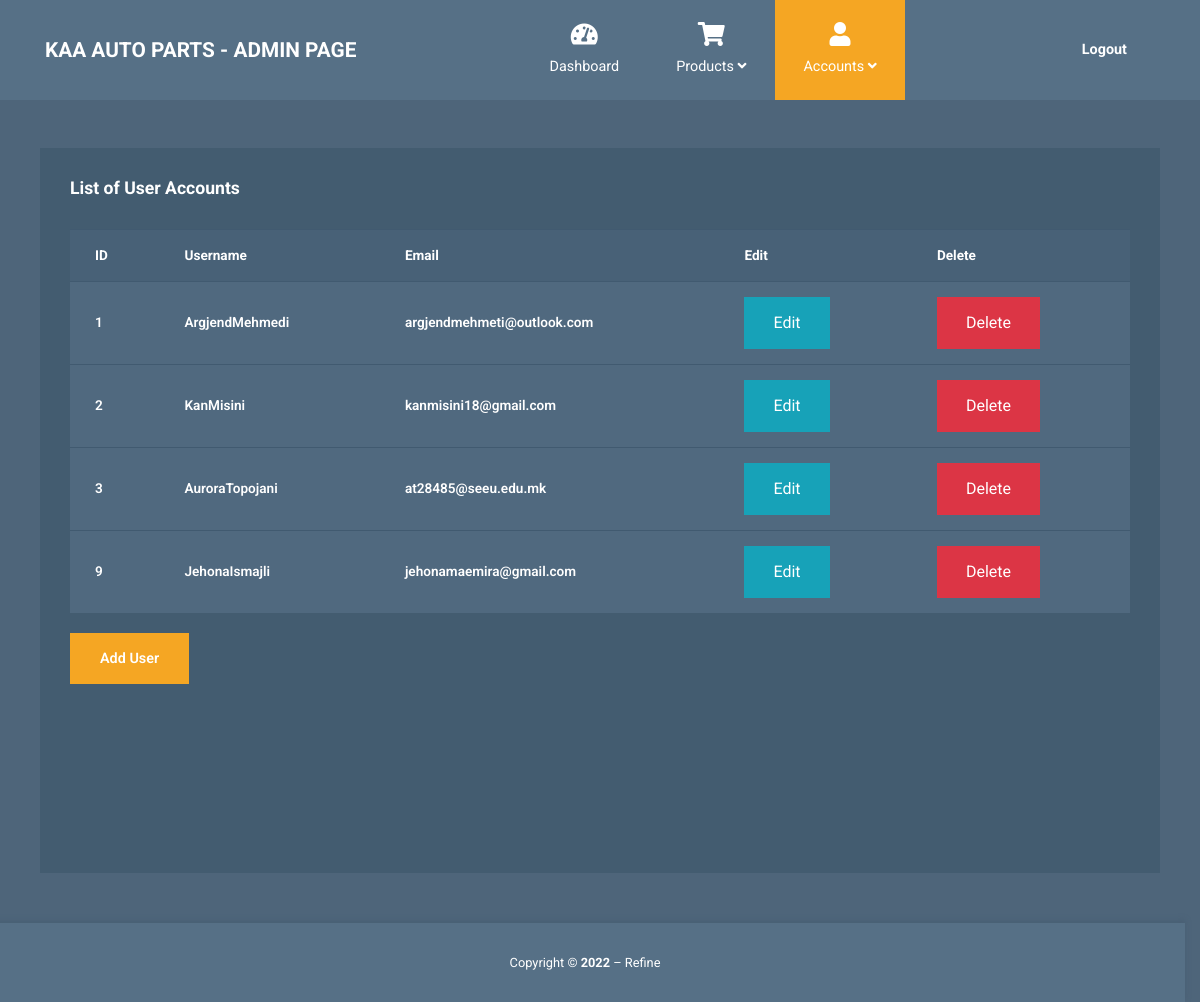
The page /admin/accounts.php on the database its author committed.
### tables this page shows
CREATE TABLE `users` (
  `id` int(11) NOT NULL,
  `username` varchar(50) NOT NULL,
  `email` varchar(50) NOT NULL,
  `userpassword` varchar(255) NOT NULL,
  `role` int(11) NOT NULL DEFAULT 0
);

### admin/accounts.php (the view, shortened to what this page needs)
<?php
include_once 'admin_assets/includes/config.inc.php';
?>
<!DOCTYPE html>
<html lang="en">
<head>
  <link rel="stylesheet" href="admin_assets/css/fontawesome.min.css" />
  <link rel="stylesheet" href="admin_assets/css/bootstrap.min.css" />
  <link rel="stylesheet" href="admin_assets/css/templatemo-style.css">
</head>
<body id="reportsPage">
  <div class="" id="home">
    <nav class="navbar navbar-expand-xl">
      <div class="container h-100">
        <a class="navbar-brand" href="index.php">
          <h1 class="tm-site-title mb-0">KAA Auto Parts - Admin Page</h1>
        </a>
        <div class="collapse navbar-collapse" id="navbarSupportedContent">
          <ul class="navbar-nav mx-auto h-100">
            <li class="nav-item">
              <a class="nav-link" href="index.php">
                <i class="fas fa-tachometer-alt"></i>
                Dashboard
              </a>
            </li>
            <li class="nav-item dropdown">
              <a class="nav-link dropdown-toggle" href="products.php" id="navbarDropdown" role="button" data-toggle="dropdown" aria-haspopup="true" aria-expanded="false">
                <i class="fas fa-shopping-cart"></i>
                <span>
                  Products <i class="fas fa-angle-down"></i>
                </span>
              </a>
            </li>
            <li class="nav-item dropdown">
              <a class="nav-link active dropdown-toggle" href="accounts.php" id="navbarDropdown" role="button" data-toggle="dropdown" aria-haspopup="true" aria-expanded="false">
                <i class="fas fa-user"></i>
                <span>
                  Accounts <i class="fas fa-angle-down"></i>
                </span>
              </a>
            </li>
          </ul>
          <ul class="navbar-nav">
            <li class="nav-item">
              <a class="nav-link d-block" href="../assets/includes/logout.inc.php">
                <b>Logout</b>
              </a>
            </li>
          </ul>
        </div>
      </div>
    </nav>
    <div class="container mt-5">
      <div class="row tm-content-row">
        <div class="col-sm-12 col-md-12 col-lg-12 col-xl-12 tm-block-col">
          <div class="tm-bg-primary-dark tm-block-products" style="padding: 30px;">
            <h2 class="tm-block-title">List of User Accounts</h2>
            <table class="table table-hover tm-table-medium tm-product-table" style="color: white;">
              <thead>
                <tr>
                  <th>ID</th>
                  <th>Username</th>
                  <th>Email</th>
                  <th>Edit</th>
                  <th>Delete</th>
                </tr>
              </thead>
              <tbody>
                <?php
                $sql = "SELECT * FROM users;";
                $result = mysqli_query($conn, $sql);
                if (mysqli_num_rows($result) > 0) {
                  foreach ($result as $row) {
                ?>
                    <tr>
                      <td><?php echo $row['id'] ?></td>
                      <td><?php echo $row['username'] ?></td>
                      <td><?php echo $row['email'] ?></td>
                      <td><a href="accounts-edit.php?id=<?php echo $row['id']; ?>" class="btn btn-info">Edit</a></td>
                      <td>
                        <form action="admin_assets/includes/accounts-delete.inc.php" method="POST">
                          <button type="submit" name="deleteuser" value="<?= $row['id']; ?>" class="btn btn-danger">Delete</button>
                        </form>
                      </td>
                    </tr>
                  <?php
                  }
                } else {
                  ?>
                  <tr>
                    <td colspan="5">Zero Records</td>
                  </tr>
                <?php
                }
                ?>
              </tbody>
            </table>
            <a href="accounts-add.php" class="btn btn-primary" style="margin-top: 20px;">Add User</a>
          </div>
        </div>
      </div>
    </div>
    <footer class="tm-footer row tm-mt-small" style="bottom:0; width:100%;">
      <div class="col-12 font-weight-light">
        <p class="text-center text-white mb-0 px-4 small">
          Copyright &copy; <b>2022</b> – <a rel="nofollow noopener" href="https://instagram.com/refinemk" class="tm-footer-link">Refine</a>
        </p>
      </div>
    </footer>
  </div>
</body>
</html>

### admin/admin_assets/css/templatemo-style.css (style rules this page uses)
html { font-size: 16px; overflow-x: hidden; }
body { font-family: Roboto, Helvetica, Arial, sans-serif; background-color: #4e657a; overflow-x: hidden; }
a { transition: all 0.3s ease; }
.navbar-brand { display: flex; align-items: center; }
.tm-site-title { display: inline-block; text-transform: uppercase; font-size: 1.3rem; font-weight: 700; color: #fff; }
.navbar { height: 100px; background-color: #567086; padding: 0; }
.navbar .container { position: relative; }
.tm-mt-small { margin-top: 20px; }
.tm-block-col { margin-bottom: 30px; }
.tm-block-title { font-size: 1.1rem; font-weight: 700; color: #fff; margin-bottom: 30px; }
.nav-link { color: #fff; height: 100%; display: flex; align-items: center; justify-content: center; flex-direction: column; font-size: 90%; }
.nav-link > i { margin-bottom: 10px; margin-right: 0; font-size: 1.5rem; }
.dropdown-item, .nav-link { padding: 15px 20px; }
.navbar-nav .active > .nav-link, .navbar-nav .nav-link.active { background-color: #f5a623; color: #fff; }
.navbar-nav .nav-link.active i { color: #fff; }
.nav-item { text-align: center; }
.nav-item:last-child { margin-right: 0; }
.dropdown-toggle::after { display: none; }
.tm-content-row { justify-content: space-between; margin-left: -20px; margin-right: -20px; }
.table { background-color: #50697f; color: #fff; font-size: 85%; margin-bottom: 0; }
thead { background-color: #486177; color: #fff; }
.table thead th { border-bottom: 0; }
.btn { border-radius: 0; padding: 13px 28px; transition: all 0.2s ease; max-width: 100%; }
.btn-primary { color: #fff; background-color: #f5a623; border: 2px solid #f5a623; font-size: 90%; font-weight: 600; }
.table td, .table th { border-top: 1px solid #415a70; padding: 15px 25px; vertical-align: middle; }
.table-hover tbody tr { transition: all 0.2s ease; }
.tm-bg-primary-dark { background-color: #435c70; }
.tm-block-products { min-height: 725px; }
.tm-product-table tr { font-weight: 600; }
.tm-footer { background-color: #567086; padding-top: 30px; padding-bottom: 30px; -webkit-box-shadow: 0 -3px 5px 0 rgba(69, 92, 113, 0.59); -moz-box-shadow: 0 -3px 5px 0 rgba(69, 92, 113, 0.59); box-shadow: 0 -3px 5px 0 rgba(69, 92, 113, 0.59); }
.tm-footer-link { color: white; }
@media (min-width: 1200px) { .navbar-expand-xl .navbar-nav .nav-link { padding-left: 28px; padding-right: 28px; } }
@media (min-width: 1200px) { .navbar-collapse { height: 100%; } }
@media (max-width: 1275px) and (min-width: 1200px) { .nav-item { margin-right: 15px; } }
@media (max-width: 1350px) { .nav-item { margin-right: 1px; } }

### rows shown on the page
users: id "1", username "ArgjendMehmedi", email "argjendmehmeti@outlook.com"
users: id "2", username "KanMisini", email "kanmisini18@gmail.com"
users: id "3", username "AuroraTopojani", email "at28485@seeu.edu.mk"
users: id "9", username "JehonaIsmajli", email "jehonamaemira@gmail.com"
